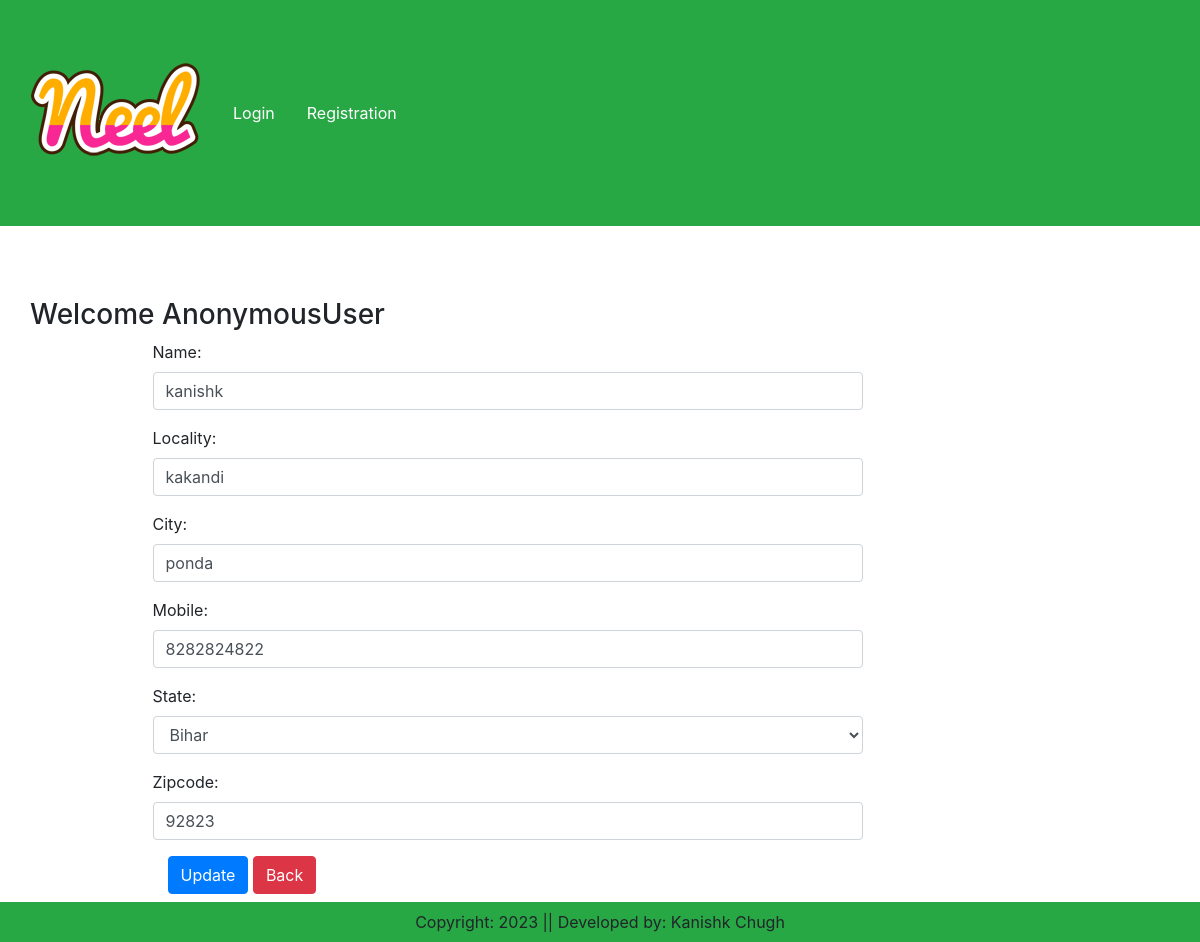
The page /updateAddress/2 on the database as committed earlier.
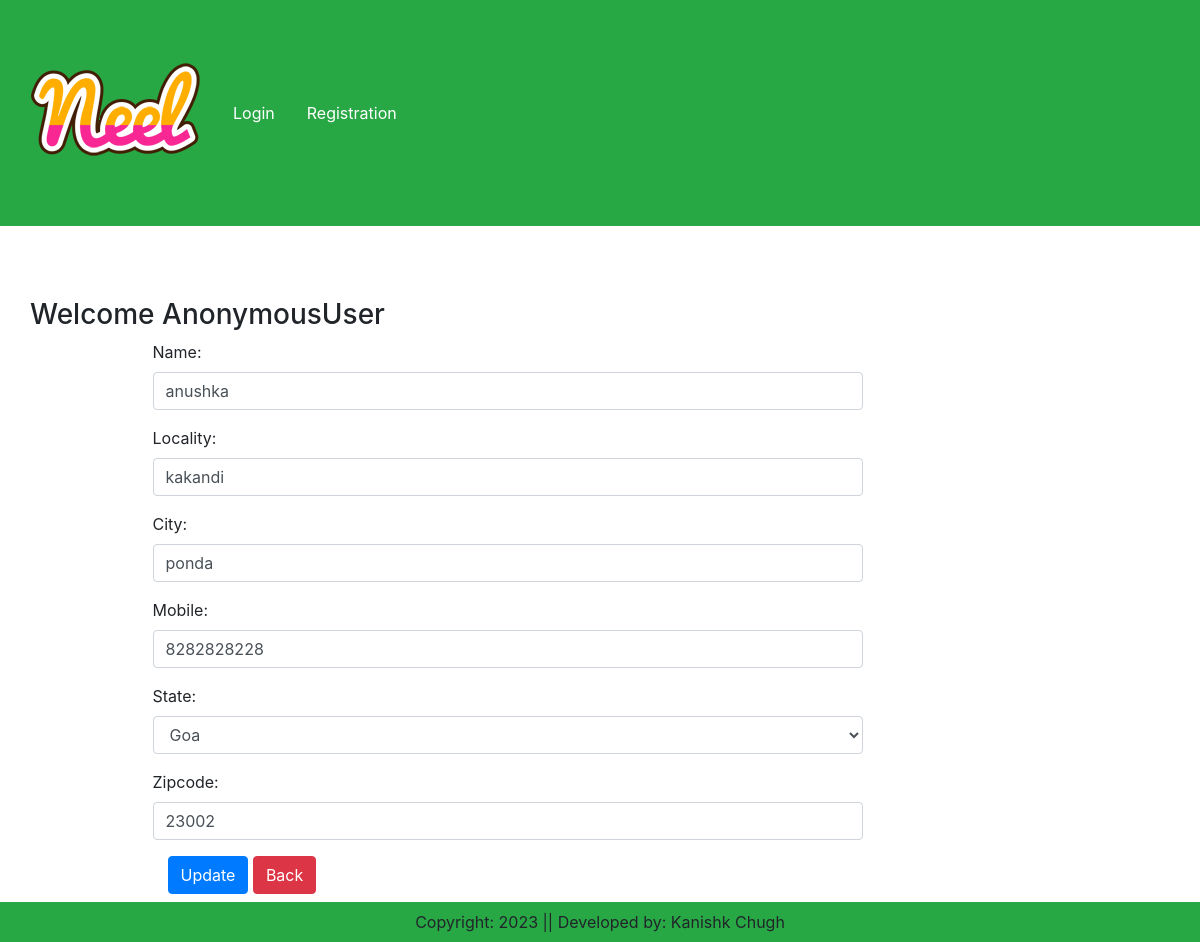
The same page on the database as committed later.
### app/models.py (models this page shows, shortened)
class Customer(models.Model):
    user = models.ForeignKey(User, on_delete = models.CASCADE)
    name = models.CharField(max_length = 100)
    locality = models.CharField(max_length = 100)
    city = models.CharField(max_length = 100)
    mobile = models.IntegerField(default = 0)
    zipcode = models.IntegerField()
    state = models.CharField(choices = STATE_CHOICES, max_length = 100)

### app/views.py (the view, shortened to what this page needs)
# urls.py: path('updateAddress/<int:pk>', views.updateAddress.as_view(), name = 'updateAddress'),
class updateAddress(View):
    def get(self, request, pk):
        add = Customer.objects.get(pk = pk)
        form = CustomerProfileForm(instance=add)
        return render(request, 'app/updateAddress.html', locals())

### app/forms.py
class CustomerProfileForm(forms.ModelForm):
    class Meta:
        model = Customer
        fields = ['name', 'locality', 'city', 'mobile', 'state', 'zipcode']
        widgets = {
            'name' : forms.TextInput(attrs={'class' : 'form-control'}),
            'locality' : forms.TextInput(attrs={'class' : 'form-control'}),
            'city' : forms.TextInput(attrs={'class' : 'form-control'}),
            'mobile' : forms.NumberInput(attrs={'class' : 'form-control'}),
            'state' : forms.Select(attrs={'class' : 'form-control'}),
            'zipcode' : forms.TextInput(attrs={'class' : 'form-control'}),
        }

### app/templates/app/updateAddress.html (shortened to what this page needs)
{% extends 'app/base.html' %}
{% load static %}
{% block main-content %}
    <div class="container my-5">
        <div class="row">
            <h3>Welcome <span class="text-capitalize">{{ request.user }}</span></h3>
        </div>
        <div class="col-sm-8 offset-sm-1">
            <form method="post">
                {% for field in form %}
                    <div class="form-group">
                        {{ field.label_tag }}
                        {{ field }}
                    </div>
                {% endfor %}
                <div class="col-12 mt-3">
                    <button type="submit" class="btn btn-primary">Update</button>
                    <a href="{% url 'address' %}" class="btn btn-danger">Back</a>
                </div>
            </form>
        </div>
    </div>
{% endblock main-content %}

Rows that differ between the two databases and show on the page:
changed Customer "kakandi": name "kanishk" → "anushka"; mobile "8282824822" → "8282828228"; state "Bihar" → "Goa"; zipcode "92823" → "23002"
